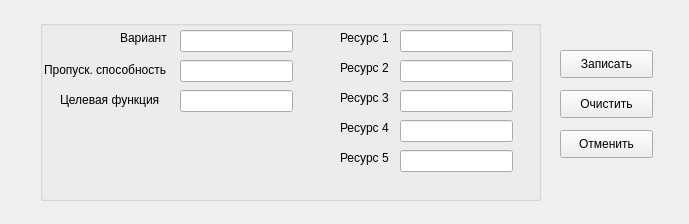
<?xml version="1.0" encoding="UTF-8"?>
<ui version="4.0">
 <class>Form</class>
 <widget class="QWidget" name="Form">
  <property name="geometry">
   <rect>
    <x>0</x>
    <y>0</y>
    <width>689</width>
    <height>224</height>
   </rect>
  </property>
  <property name="windowTitle">
   <string>Редактирование исходных данных элемента</string>
  </property>
  <widget class="QGroupBox" name="groupBox">
   <property name="geometry">
    <rect>
     <x>40</x>
     <y>20</y>
     <width>501</width>
     <height>181</height>
    </rect>
   </property>
   <property name="title">
    <string/>
   </property>
   <widget class="QLineEdit" name="lineEdit">
    <property name="geometry">
     <rect>
      <x>140</x>
      <y>10</y>
      <width>113</width>
      <height>22</height>
     </rect>
    </property>
   </widget>
   <widget class="QLabel" name="label">
    <property name="geometry">
     <rect>
      <x>80</x>
      <y>10</y>
      <width>55</width>
      <height>16</height>
     </rect>
    </property>
    <property name="text">
     <string>Вариант</string>
    </property>
   </widget>
   <widget class="QLabel" name="label_2">
    <property name="geometry">
     <rect>
      <x>4</x>
      <y>40</y>
      <width>131</width>
      <height>20</height>
     </rect>
    </property>
    <property name="text">
     <string>Пропуск. способность</string>
    </property>
   </widget>
   <widget class="QLineEdit" name="lineEdit_3">
    <property name="geometry">
     <rect>
      <x>140</x>
      <y>40</y>
      <width>113</width>
      <height>22</height>
     </rect>
    </property>
   </widget>
   <widget class="QLabel" name="label_5">
    <property name="geometry">
     <rect>
      <x>20</x>
      <y>70</y>
      <width>111</width>
      <height>20</height>
     </rect>
    </property>
    <property name="text">
     <string>Целевая функция</string>
    </property>
   </widget>
   <widget class="QLineEdit" name="lineEdit_4">
    <property name="geometry">
     <rect>
      <x>140</x>
      <y>70</y>
      <width>113</width>
      <height>22</height>
     </rect>
    </property>
   </widget>
   <widget class="QLabel" name="label_6">
    <property name="geometry">
     <rect>
      <x>300</x>
      <y>10</y>
      <width>55</width>
      <height>16</height>
     </rect>
    </property>
    <property name="text">
     <string>Ресурс 1</string>
    </property>
   </widget>
   <widget class="QLineEdit" name="lineEdit_5">
    <property name="geometry">
     <rect>
      <x>360</x>
      <y>10</y>
      <width>113</width>
      <height>22</height>
     </rect>
    </property>
   </widget>
   <widget class="QLineEdit" name="lineEdit_6">
    <property name="geometry">
     <rect>
      <x>360</x>
      <y>40</y>
      <width>113</width>
      <height>22</height>
     </rect>
    </property>
   </widget>
   <widget class="QLabel" name="label_7">
    <property name="geometry">
     <rect>
      <x>300</x>
      <y>40</y>
      <width>55</width>
      <height>16</height>
     </rect>
    </property>
    <property name="text">
     <string>Ресурс 2</string>
    </property>
   </widget>
   <widget class="QLabel" name="label_8">
    <property name="geometry">
     <rect>
      <x>300</x>
      <y>70</y>
      <width>61</width>
      <height>16</height>
     </rect>
    </property>
    <property name="text">
     <string>Ресурс 3</string>
    </property>
   </widget>
   <widget class="QLineEdit" name="lineEdit_7">
    <property name="geometry">
     <rect>
      <x>360</x>
      <y>70</y>
      <width>113</width>
      <height>22</height>
     </rect>
    </property>
   </widget>
   <widget class="QLineEdit" name="lineEdit_8">
    <property name="geometry">
     <rect>
      <x>360</x>
      <y>100</y>
      <width>113</width>
      <height>22</height>
     </rect>
    </property>
   </widget>
   <widget class="QLineEdit" name="lineEdit_9">
    <property name="geometry">
     <rect>
      <x>360</x>
      <y>130</y>
      <width>113</width>
      <height>22</height>
     </rect>
    </property>
   </widget>
   <widget class="QLabel" name="label_9">
    <property name="geometry">
     <rect>
      <x>300</x>
      <y>100</y>
      <width>55</width>
      <height>16</height>
     </rect>
    </property>
    <property name="text">
     <string>Ресурс 4</string>
    </property>
   </widget>
   <widget class="QLabel" name="label_10">
    <property name="geometry">
     <rect>
      <x>300</x>
      <y>130</y>
      <width>55</width>
      <height>16</height>
     </rect>
    </property>
    <property name="text">
     <string>Ресурс 5</string>
    </property>
   </widget>
  </widget>
  <widget class="QPushButton" name="pushButton">
   <property name="geometry">
    <rect>
     <x>560</x>
     <y>50</y>
     <width>93</width>
     <height>28</height>
    </rect>
   </property>
   <property name="text">
    <string>Записать</string>
   </property>
  </widget>
  <widget class="QPushButton" name="pushButton_2">
   <property name="geometry">
    <rect>
     <x>560</x>
     <y>90</y>
     <width>93</width>
     <height>28</height>
    </rect>
   </property>
   <property name="text">
    <string>Очистить</string>
   </property>
  </widget>
  <widget class="QPushButton" name="pushButton_3">
   <property name="geometry">
    <rect>
     <x>560</x>
     <y>130</y>
     <width>93</width>
     <height>28</height>
    </rect>
   </property>
   <property name="text">
    <string>Отменить</string>
   </property>
  </widget>
 </widget>
 <resources/>
 <connections/>
</ui>
